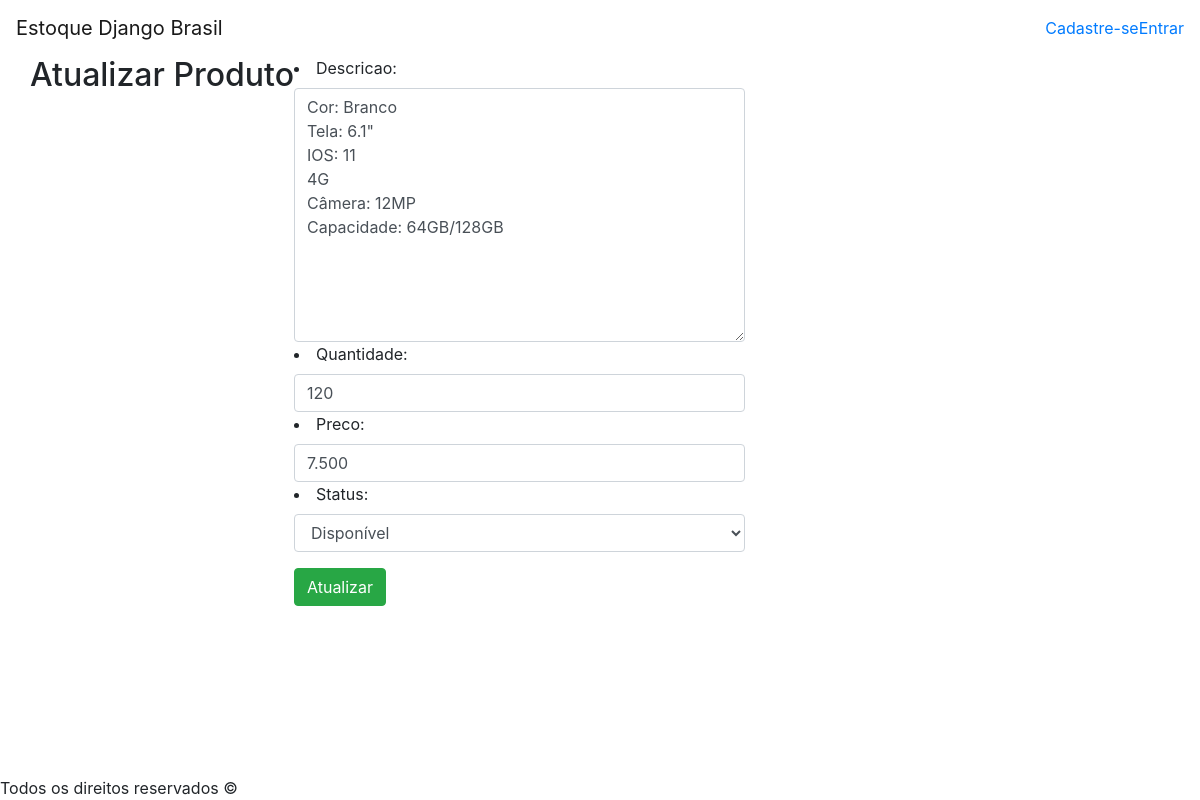
The page /produto-apple-iphone-xr/atualizar on the database as committed earlier.
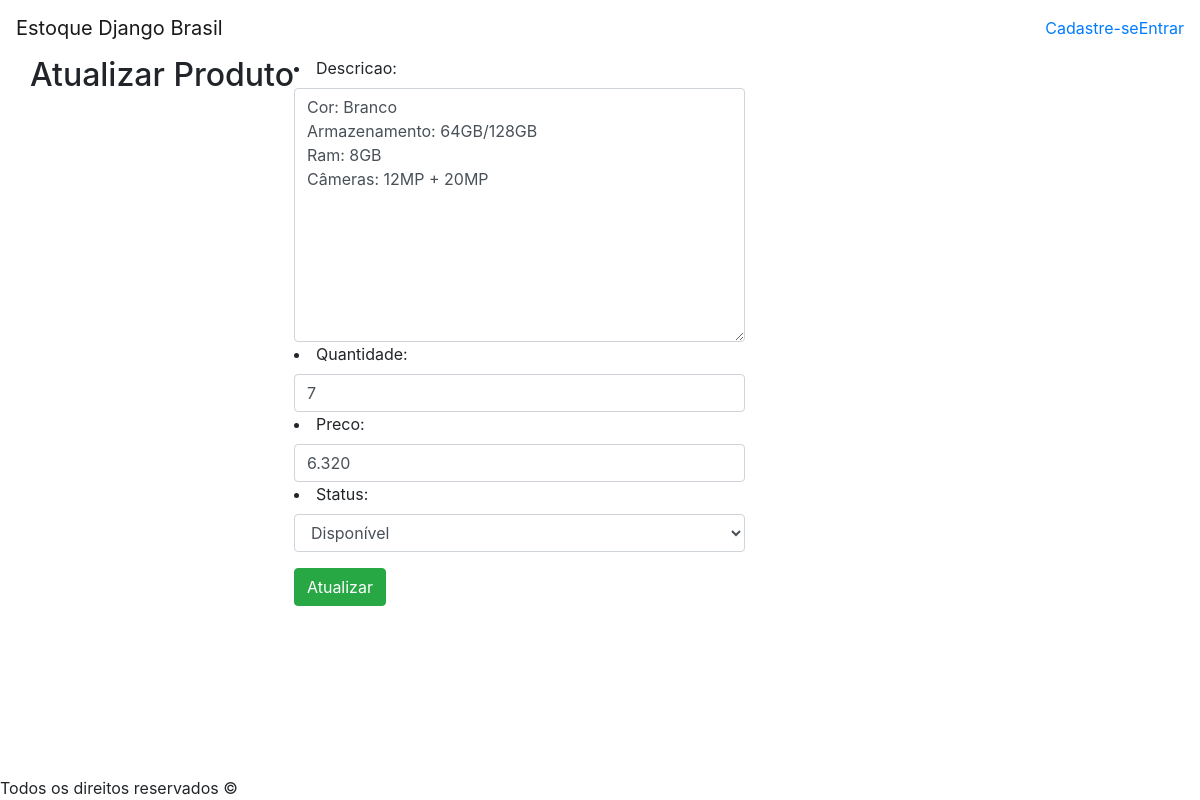
The same page on the database as committed later.
### application/models.py (models this page shows, shortened)
class Produto(models.Model):
    STATUS = (('Disponível', 'Disponível'), ('Indisponível', 'Indisponível'))
    nome = models.CharField(max_length=50)
    marca = models.CharField(max_length=50)
    slug = models.SlugField(max_length=100)
    descricao = models.TextField()
    quantidade = models.IntegerField()
    preco = models.CharField(max_length=6)
    usuario = models.ForeignKey(User, on_delete=models.CASCADE) # Mostrará o usuário que fez o cadastro do produto
    cadastrado = models.DateTimeField(default=timezone.now) # Só é alterado no momento do cadastro do produto
    alterado = models.DateTimeField(auto_now=True) # Salvará a data e hora em que sofrer alguma alteração
    status = models.CharField(max_length=12, choices=STATUS, default='Disponível')
    class Meta:
        ordering = ('cadastrado',)

### application/views.py (the view, shortened to what this page needs)
# urls.py: path('<slug:slug>/atualizar', views.ProdutoUpdateView.as_view(), name='atualizarProduto'),
class ProdutoUpdateView(SuccessMessageMixin, UpdateView):
    model = Produto
    fields = ['descricao', 'quantidade', 'preco', 'status']
    template_name = 'produto/atualizar-produto.html'
    success_message = "%(field)s atualizado com sucesso."

### application/templates/produto/atualizar-produto.html (shortened to what this page needs)
{% extends 'base.html' %}
{% block content %}
    <div class="row background-color">
        <div class="titulo">
            <h2>Atualizar Produto</h2>
        </div>
        <div class="formulario">
            <form method="post"> {% csrf_token %}
                <div class="dados-form form-group">
                    {{form.as_ul}}
                </div>
                <div class="button">
                    <button type="submit" class="btn btn-success">Atualizar</button>
                </div>
            </form>
        </div>
    </div>
{% endblock content %}

### templates/base.html (shortened to what this page needs)
{% load static %}
<!DOCTYPE html>
<html lang="pt-br">
<head>
    <link rel="stylesheet" href="https://stackpath.bootstrapcdn.com/bootstrap/4.5.0/css/bootstrap.min.css"
>
    <link rel="stylesheet" href="{% static 'css/style.css' %} ">
</head>
<body>
    <header>
        <nav class="navbar navbar-expand-sm navbar-light navbar-color">
            <a href="/" id="pagina-inicial" class="navbar-brand" >Estoque Django Brasil</a>
            <div id="nav-target" class="collapse navbar-collapse">
                {% if user.is_authenticated %}
                    <div  class="bem-vindo">
                        <h6>Bem-vindo, {{user.first_name}}</h6>
                    </div>
                    <ul class="navbar-nav ml-auto">
                    <li class="nav-item">
                        <a href="{% url 'cadastrarProduto' %}" class="menu-link">Cadastrar Produto</a>
                    </li>
                    <li class="nav-item">
                        <a href="{% url 'listarProdutos' %}" class="menu-link">Listar Produto</a>
                    </li>
                    <li class="nav-item">
                        <a href="{% url 'logout' %}" class="menu-link">Sair</a>
                    </li>
                </ul>
                {% else %}
                    <ul class="navbar-nav ml-auto">
                    <li class="nav-item">
                        <a href="{% url 'cadastrarUsuario' %}" class="menu-link">Cadastre-se</a>
                    </li>
                    <li class="nav-item">
                        <a href="{% url 'login' %}" class="menu-link">Entrar</a>
                    </li>
                </ul>
                {% endif %}
            </div>
        </nav>
    </header>
    <div class="container">
        {% block content %}
        {% endblock content %}
    </div>
    <footer class="fixed-bottom">
        Todos os direitos reservados &copy;
    </footer>
</body>
</html>

Rows that differ between the two databases and show on the page:
removed Produto: descricao "Cor: Branco Tela: 6.1\" IOS: 11 4G Câmera: 12MP Capacidade: 64GB/128GB", quantidade "120", preco "7.500", status "Disponível"
added Produto: descricao "Cor: Branco Armazenamento: 64GB/128GB Ram: 8GB Câmeras: 12MP + 20MP", quantidade "7", preco "6.320", status "Disponível"
